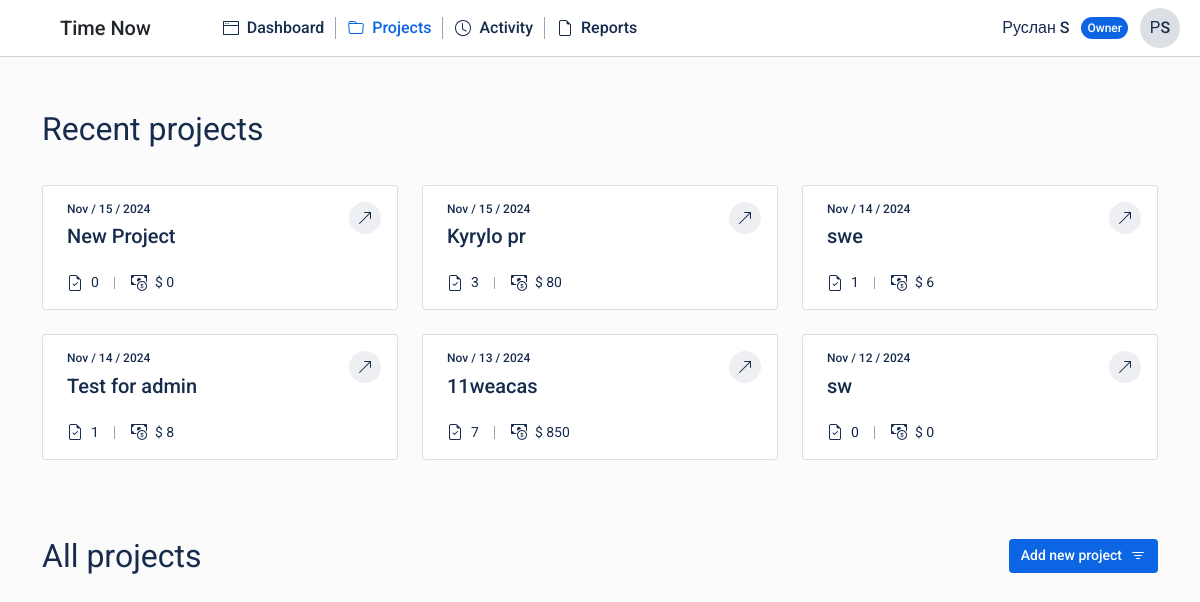
The app's page /project/projects/ (signed in), older data.
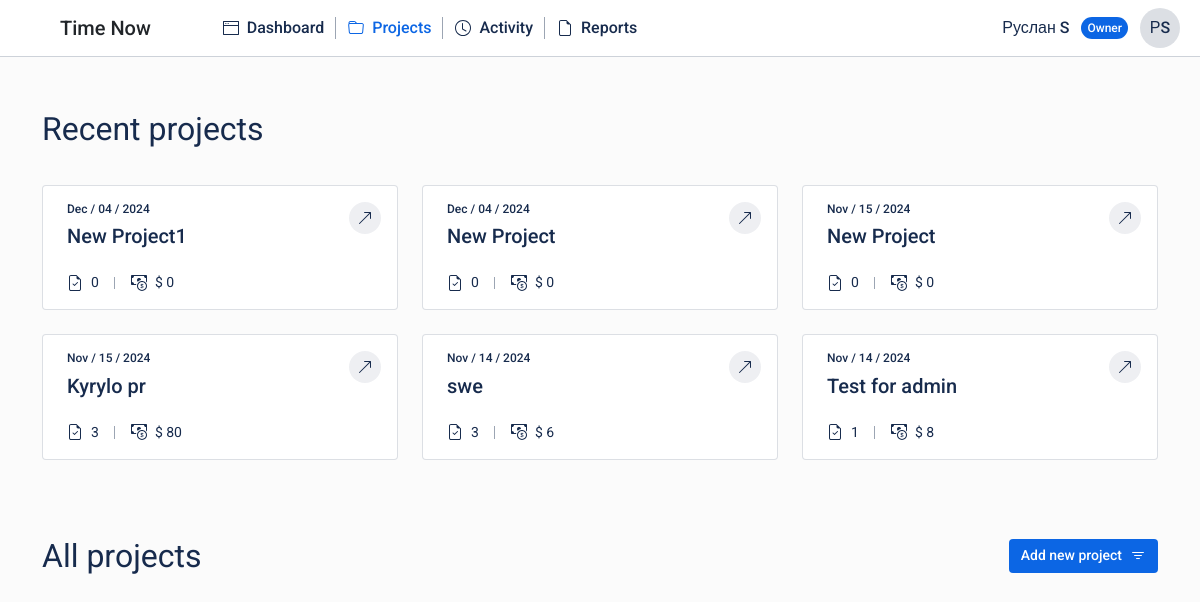
The same page, newer data.
### user/models.py (models this page shows, shortened)
class User(AbstractUser):
    STATUS_CHOICES = [
        ('active', 'Active'),
        ('inactive', 'Inactive'),
    ]
    hourly_rate = models.DecimalField(max_digits=10, decimal_places=2, default=0)
    status = models.CharField(max_length=20, choices=STATUS_CHOICES, default='active')
    groups = models.ManyToManyField(
        'auth.Group',
        related_name='custom_user_groups',
        blank=True
    )
    user_permissions = models.ManyToManyField(
        'auth.Permission',
        related_name='custom_user_permissions',
        blank=True
    )

### project/models.py (models this page shows, shortened)
class Project(models.Model):
    name = models.CharField(max_length=255)
    description = models.TextField(blank=True)
    owner = models.ForeignKey(User, related_name="owned_projects", on_delete=models.SET_NULL, null=True)
    created_at = models.DateTimeField(auto_now_add=True)
    updated_at = models.DateTimeField(auto_now=True)
    hourly_rate = models.DecimalField(max_digits=10, decimal_places=2, default=0)
    is_active = models.BooleanField(default=True)

### project/views.py (the view)
# urls.py: path('projects/', ProjectsListView.as_view(), name='projects'),
class ProjectsListView(BasicDataView):
    template_name = "project/projects.html"
    page_name = "Projects"
    active_page = "Projects"
    def get_projects(self, user):
        projects = Project.objects.filter(
            Q(owner=user) | Q(team_members__user=user, team_members__is_active=True),
            is_active=True
        ).distinct().order_by('-updated_at')
        projects_list = list()
        counter = 0
        for project in projects:
            counter += 1
            task_count = Task.objects.filter(project=project, is_active=True).count()
            total_sum = Task.objects.filter(project=project, is_active=True).aggregate(
                total=Sum('total_price')
            )['total'] or 0
            project_url = reverse('project', kwargs={'pk': project.pk})
            projects_list.append([
                counter,
                project.name[:32],
                project.updated_at.strftime("%d %b %Y"),
                f"$ {project.hourly_rate} per hour",
                task_count,
                f"$ {total_sum or 0:.2f}",
                project_url
            ])
        return projects_list
    def get_project_recent(self, user):
        projects = Project.objects.filter(
            Q(owner=user) | Q(team_members__user=user, team_members__is_active=True),
            is_active=True
        ).distinct().order_by('-updated_at')[:6]
        projects_list = []
        for project in projects:
            task_count = Task.objects.filter(project=project, is_active=True).count()
            total_sum = Task.objects.filter(project=project, is_active=True).aggregate(
                total=Sum('total_price')
            )['total'] or 0
            project_data = {
                'task_count': task_count,
                'total_sum': total_sum,
                'project': project,
            }
            projects_list.append(project_data)
        return projects_list
    def get_data(self, request):
        context = super().get_data(request)
        context.update({
            'page_name': self.page_name,
            'active_page': self.active_page,
            'project_list': self.get_projects(self.request.user),
            'project_list_recent': self.get_project_recent(self.request.user)
        })
        return context

### project/views.py (called while the page is built)
    def get_data(self, request):
        context = {
            'header_menu': self.header_menu,
            'user_data': request.user,
        }
        return context

    def get(self, request, **kwargs):
        if not request.user.is_authenticated:
            raise Http404("Page not found")
        elif 'pk' in kwargs:
            context = self.get_data(request, kwargs.get('pk'))
        elif 'project_id' in kwargs:
            context = self.get_data(request, kwargs.get('project_id'))
        else:
            context = self.get_data(request)
        return render(request, self.template_name, context)

### templates/project/projects.html (shortened to what this page needs)
{% extends 'page_layout.html' %}
{% block contant %}
    {% if project_list %}
    <div class="main_block">
        {% include "include/title_block_without_actions.html" with title='Recent projects' %}
        <div class="recent_projects">
            <div class="container">
                <div class="row">
                    {% for project in project_list_recent %}
                        {% include "include/recent_project.html" with project=project %}
                    {% endfor %}
                </div>
            </div>
        </div>
    </div>
    {% endif %}
    <div class="main_block">
    	{% include "include/title_block_with_creating_project.html" with title='All projects' %}
	</div>
{% endblock %}

### templates/page_layout.html
{% extends 'base.html' %}
{% block header %}
    {% include "include/header.html" %}
{% endblock %}

### templates/base.html (shortened to what this page needs)
{% load static %}
<!doctype html>
<html lang="en">
  <head>
    <link href="https://cdn.jsdelivr.net/npm/bootstrap@5.3.3/dist/css/bootstrap.min.css" rel="stylesheet">
    <link href="https://cdn.jsdelivr.net/npm/gridjs/dist/theme/mermaid.min.css" rel="stylesheet" />
    <link rel="stylesheet" href="{% static 'css/index.css' %}">
  </head>
  <body>
    {% block header %}
    {% endblock %}
    {% block contant %}
    {% endblock %}
  </body>
</html>

### templates/include/header.html
<div class="header">
    <div class="container-fluid">
        <div class="row">
            <div class="col-md-8 d-flex align-items-center">
                <div class="logo">
                    <h1>Time Now</h1>
                </div>
                {% include "include/nav.html" %}
            </div>
            <div class="col-md-4">
                <div class="profile_block d-flex align-items-center justify-content-end">
                    {% include "include/profile_info.html" %}
                </div>
            </div>
        </div>
    </div>
</div>

### templates/include/nav.html (shortened to what this page needs)
<div class="nav" onclick="set_active_page(name_page={{ active_page }})">
    <a href="{% url 'dashboard' %}">
        {% if active_page == 'Dashboard' %}
        <div class="nav-btn d-flex align-items-center active">
        {% else %}
        <div class="nav-btn d-flex align-items-center">
        {% endif %}
            <p>Dashboard</p>
        </div>
    </a>
    <a href="{% url 'projects' %}">
        {% if active_page == 'Projects' %}
        <div class="nav-btn d-flex align-items-center active">
        {% else %}
        <div class="nav-btn d-flex align-items-center">
        {% endif %}
            <p>Projects</p>
        </div>
    </a>
    <a href="{% url 'activity' %}">
        {% if active_page == 'Activity' %}
        <div class="nav-btn d-flex align-items-center active">
        {% else %}
        <div class="nav-btn d-flex align-items-center">
        {% endif %}
            <p>Activity</p>
        </div>
    </a>
    <a href="{% url 'report' %}">
        {% if active_page == 'Reports' %}
        <div class="nav-btn d-flex align-items-center active">
        {% else %}
        <div class="nav-btn d-flex align-items-center">
        {% endif %}
            <p>Reports</p>
        </div>
    </a>
</div>

### templates/include/profile_info.html (shortened to what this page needs)
{% if user_data.first_name and user_data.last_name %}
<p class="username">
    {{user_data.first_name}} {{user_data.last_name|slice:":1"}}
</p>
<div class="status">
    <p>Owner</p>
</div>
<div class="dropdown" style="width:0;">
    <div class="profile_photo" role="button" data-bs-toggle="dropdown" aria-expanded="false">
        <p>{{user_data.first_name|slice:":1"}}{{user_data.last_name|slice:":1"}}</p>
    </div>
</div>
{% endif %}

### templates/include/title_block_without_actions.html (shortened to what this page needs)
<div class="block_title">
    <div class="container">
        <div class="row">
            <div class="col-md-6">
                <div class="name_block">
                    <p>{{ title }}</p>
                </div>
            </div>
            <div class="col-md-6 d-flex justify-content-end">
            </div>
        </div>
    </div>
</div>

### templates/include/recent_project.html (shortened to what this page needs)
{% load static %}
<div class="col-md-4">
    <div class="project">
        <div class="name">
            <h6>{{ project.project.updated_at|date:"M / d / Y" }}</h6>
            <h3>{{ project.project.name|slice:":35" }}</h3>
        </div>
        <div class="data">
            <div class="data_metric">
                <p>{{ project.task_count }}</p>
            </div>
            <div class="data_metric">
                <p>$ {{ project.total_sum }}</p>
            </div>
        </div>
        <div class="arrow">
            <a href="{% url 'project' pk=project.project.id %}">
                <div class="arrow_field">
                </div>
            </a>
        </div>
    </div>
</div>

### templates/include/title_block_with_creating_project.html (shortened to what this page needs)
<div class="block_title">
    <div class="container">
        <div class="row">
            <div class="col-md-6">
                <div class="name_block">
                    <p>{{ title }}</p>
                </div>
            </div>
            <div class="col-md-6 d-flex justify-content-end">
                <div class="block_action">
                    <button  type="button" data-bs-toggle="modal" data-bs-target="#create_project_modal">
                        <div class="btn-base btn-main">
                            <p>Add new project</p>
                        </div>
                    </button>
                </div>
            </div>
        </div>
    </div>
</div>

Row changes from the older to the newer data that the page shows:
no longer on this page (row unchanged): Project: project.updated_at "Nov / 13 / 2024", project.name "11weacas", task_count "7", total_sum "850"
no longer on this page (row unchanged): Project: project.updated_at "Nov / 12 / 2024", project.name "sw", task_count "0", total_sum "0"
added Project: project.updated_at "Dec / 04 / 2024", project.name "New Project1", task_count "0", total_sum "0"
added Project: project.updated_at "Dec / 04 / 2024", project.name "New Project", task_count "0", total_sum "0"
computed for Project "swe": task_count "1" → "3"
